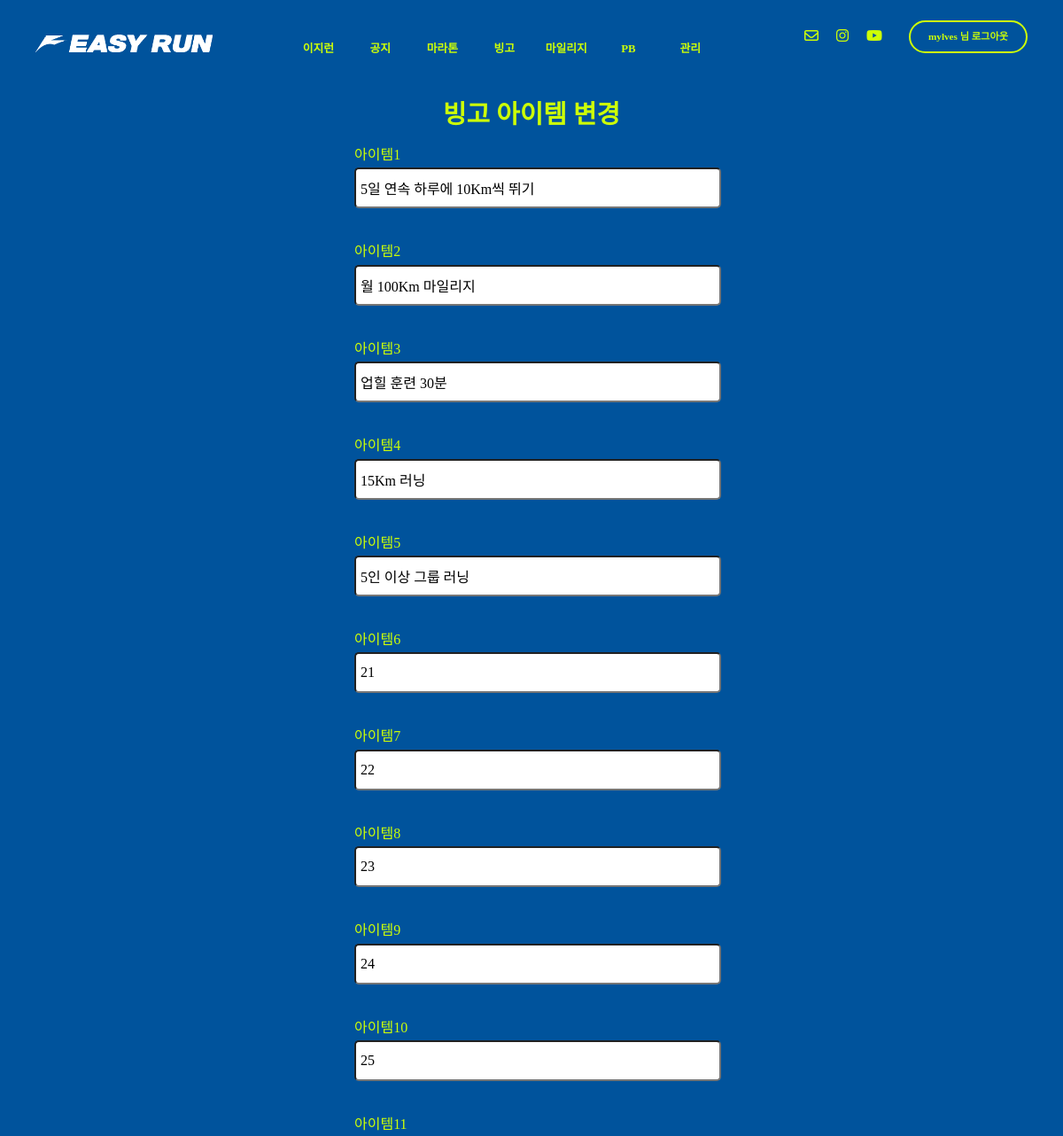
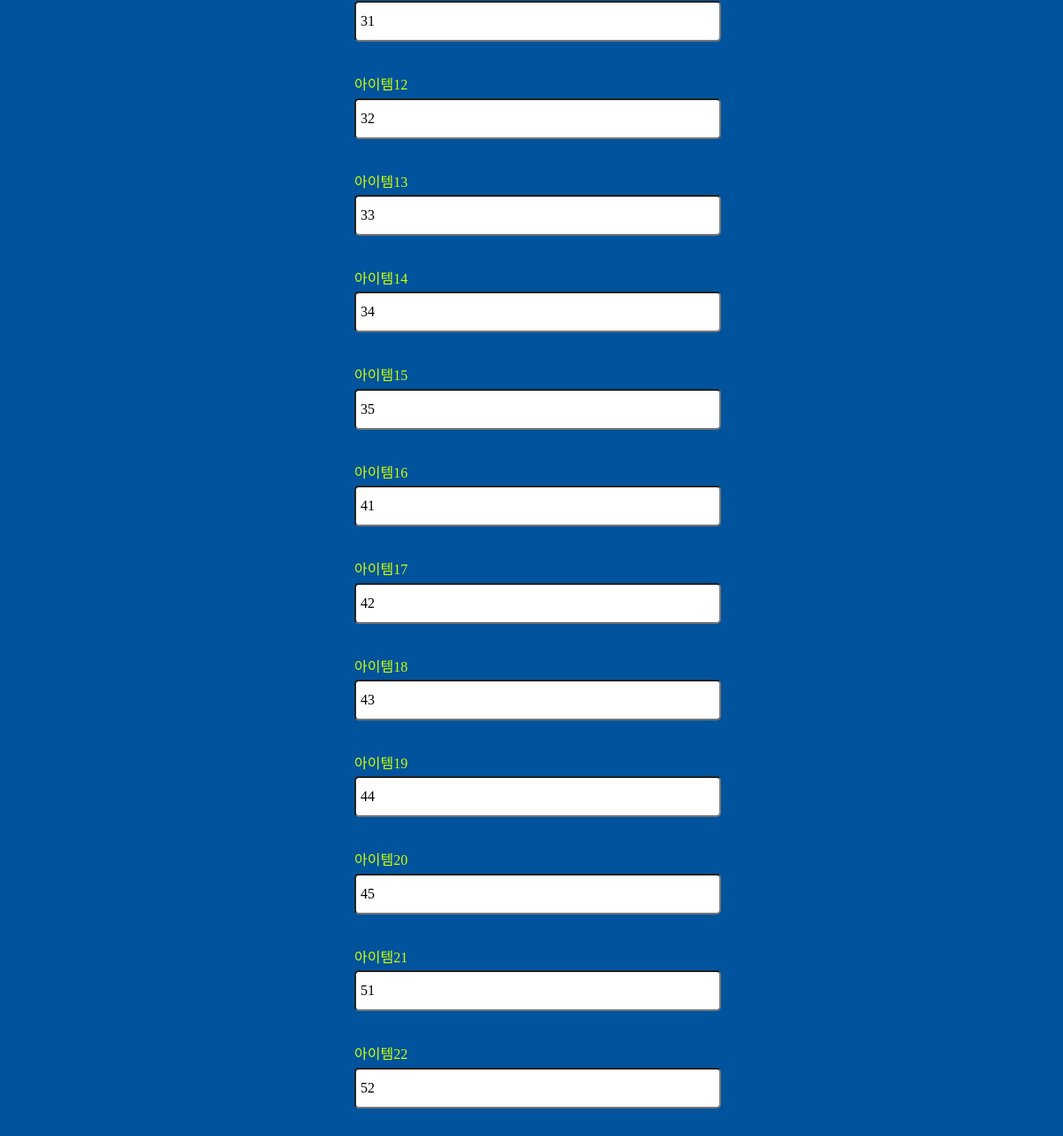
The app's page /bingo/bingoupdate/1 (signed in, upper part), older data (2 pictures, top to bottom).
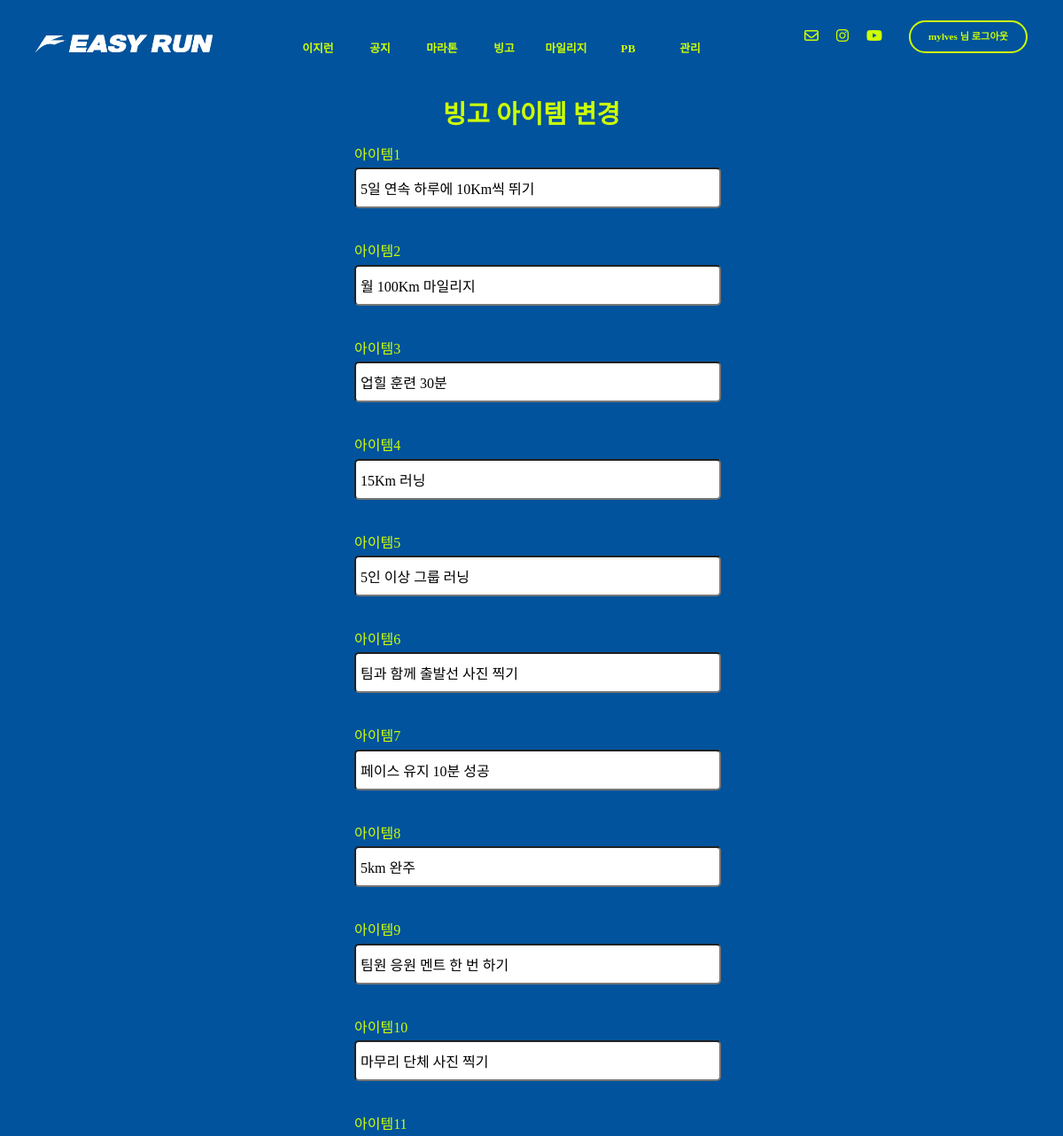
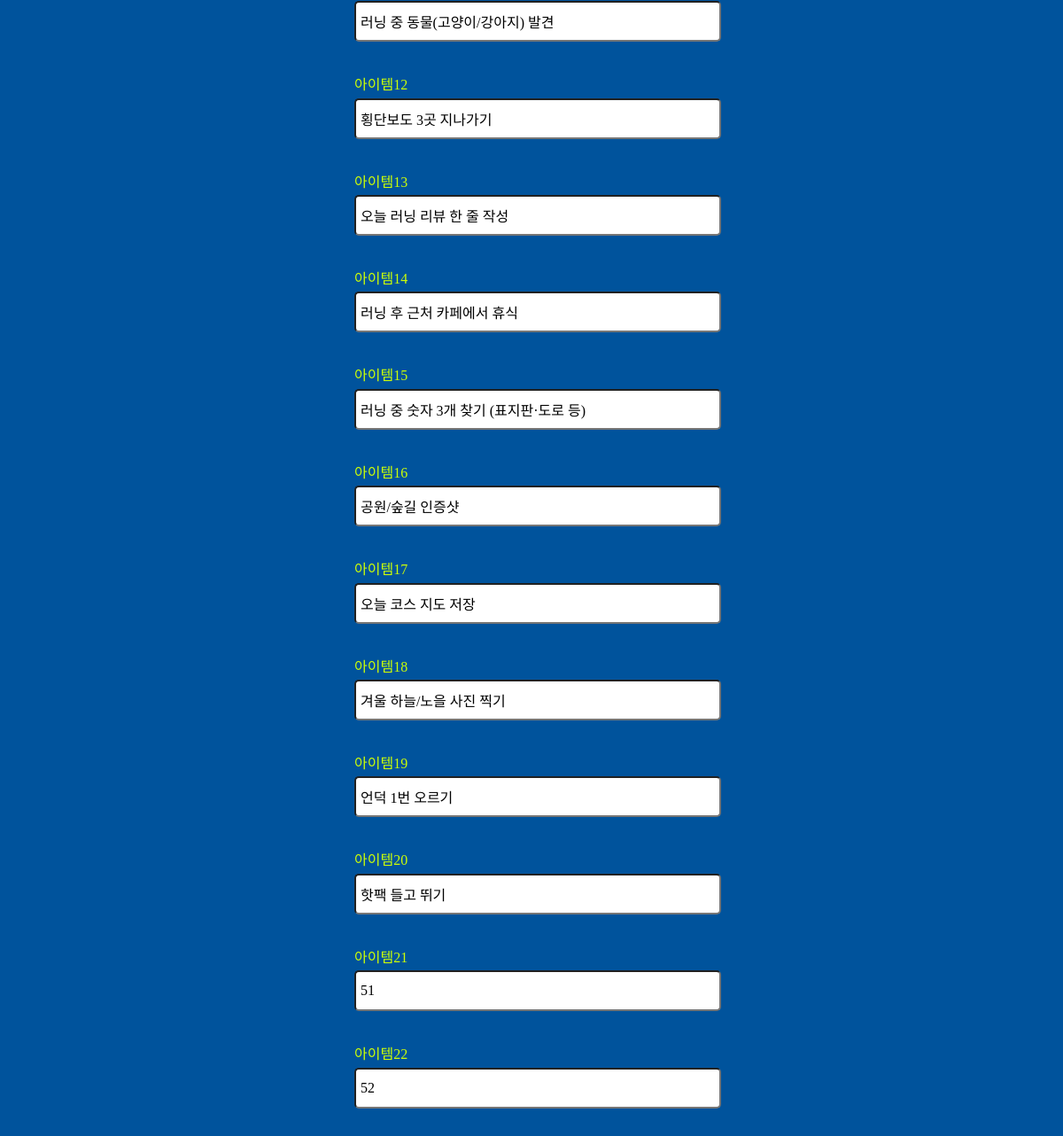
The same page, newer data (2 pictures, top to bottom).
### bingo/models.py (models this page shows, shortened)
class BingoItem(models.Model):
    item_id = models.IntegerField(primary_key=True)
    content = models.CharField(max_length=100, blank=False, null=False)
    row = models.IntegerField(null=False, blank=False)
    col = models.IntegerField(null=False, blank=False)

### bingo/views.py (the view)
# urls.py: path("bingoupdate/<str:pk>", views.bingoupdate, name="bingoupdate"),
def bingoupdate(request,pk):
    bingoitem = BingoItem.objects.all()
    cnt_items = bingoitem.count()
    return render(request, "bingo_res.html", {"bingoitem":bingoitem, "cnt_items":cnt_items})

### templates/bingo_res.html (shortened to what this page needs)
{% extends "base.html" %}
{% load static %}
{% block content %}
  {% if user.is_authenticated %}
    <body class="mainbg">
      <div class="run-submit-title">
        빙고 아이템 변경
      </div>
      <div class="run-form-container">
        <form method="post" id="contactForm" class="run-sm-form" name="contactForm" action="{% url 'bingo:bingores' user.pk %}" enctype="multipart/form-data">
          {% for item in bingoitem %}
            <div class="form-control">
              <div class="form-label">아이템{{ item.item_id }}
              </div><input class="run-input" id="content{{ item.item_id }}" name="content{{ item.item_id }}" value="{{ item.content }}" type="text" required=""/>
            </div>
          {% endfor %}
        </form>
      </div>
    </body>
  {% endif %}
{% endblock content %}

Row changes from the older to the newer data that the page shows:
changed BingoItem id 6: content "21" → "팀과 함께 출발선 사진 찍기"
changed BingoItem id 7: content "22" → "페이스 유지 10분 성공"
changed BingoItem id 8: content "23" → "5km 완주"
changed BingoItem id 9: content "24" → "팀원 응원 멘트 한 번 하기"
changed BingoItem id 10: content "25" → "마무리 단체 사진 찍기"
changed BingoItem id 11: content "31" → "러닝 중 동물(고양이/강아지) 발견"
changed BingoItem id 12: content "32" → "횡단보도 3곳 지나가기"
changed BingoItem id 13: content "33" → "오늘 러닝 리뷰 한 줄 작성"
changed BingoItem id 14: content "34" → "러닝 후 근처 카페에서 휴식"
changed BingoItem id 15: content "35" → "러닝 중 숫자 3개 찾기 (표지판·도로 등)"
changed BingoItem id 16: content "41" → "공원/숲길 인증샷"
changed BingoItem id 17: content "42" → "오늘 코스 지도 저장"
changed BingoItem id 18: content "43" → "겨울 하늘/노을 사진 찍기"
changed BingoItem id 19: content "44" → "언덕 1번 오르기"
changed BingoItem id 20: content "45" → "핫팩 들고 뛰기"
